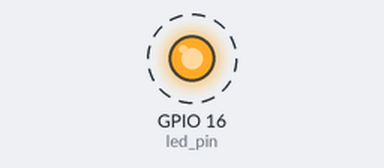
The program below on a simulated ESP32-S3. Shown: output pins drawn as LEDs (lit = HIGH). Dashed ring = blinking.

Above: at 0.5 s.
Timing chart, 0 to 4.6 s (numbered marks = the images above):
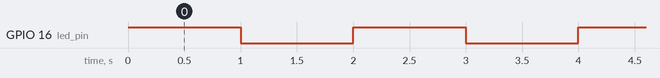

The program:

main.cpp
```cpp
#include <Arduino.h>
// use only core 1 for running the task
#if CONFIG_FREERTOS_UNICORE
static const BaseType_t app_cpu = 0;
#else
static const BaseType_t app_cpu = 1;
#endif

// pins configurations
static const int led_pin = 16;

// task: blink the led
void led_blink(void *parameter)
{
  // run forever
  while (1)
  {
    digitalWrite(led_pin, HIGH);           // turn on the led
    vTaskDelay(1000 / portTICK_PERIOD_MS); // delay
    digitalWrite(led_pin, LOW);            // turn off the led
    vTaskDelay(1000 / portTICK_PERIOD_MS); // delay
  }
}

void setup()
{
  // pin configuration
  pinMode(led_pin, OUTPUT);
  // create and run the task
  xTaskCreatePinnedToCore(led_blink,   // function to be called
                          "Blink LED", // task name
                          1024,        // task stack size
                          NULL,        // parameter to pass to function
                          1,           // task priority
                          NULL,        // task handle
                          app_cpu);    // run task in one core
}

void loop()
{
  // no code is needed here
}
```

Measured:
- by itself, GPIO 16 (led_pin): alternates HIGH for 1.0 s and LOW for 1.0 s
